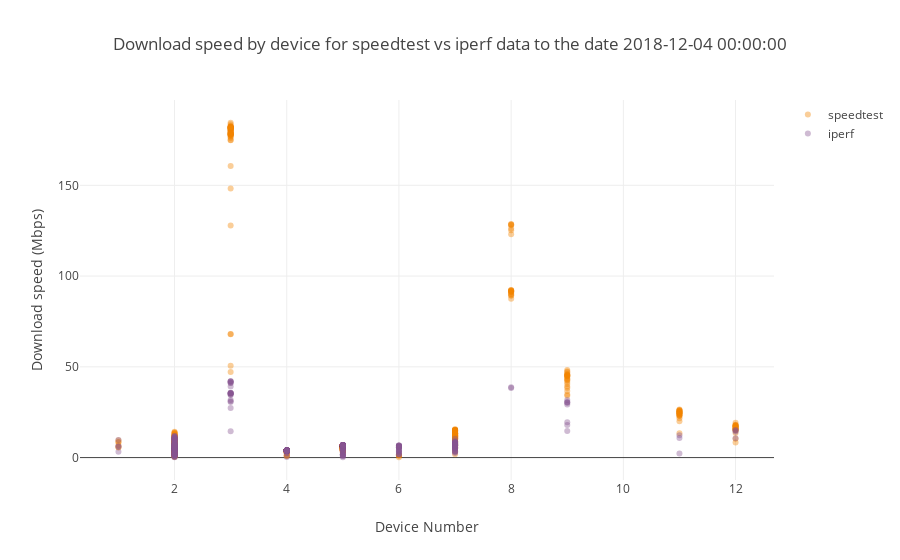

This figure's notebook cell:
### Markdown cell above
![](images/grafana-speedtest1.png)

### Code cell
t="Download speed by device for speedtest vs iperf data"+title_tail
scatterplot_2groups(title=t,dataframe1=download_df1,dataframe2=download_df2,
                    plot_value="DOWNLOAD",ytitle="Download speed (Mbps)")

### Figure 1 — Plotly figure (JSON) as saved in the notebook; plotly's stock layout.template omitted (floating-point values rounded to 4 significant figures; data arrays with more than 128 entries replaced by an {"elided": "..."} marker saying what was removed)
{"data": [{"marker": {"color": "#F38400", "opacity": 0.4}, "mode": "markers", "name": "speedtest", "type": "scatter", "uid": "1fda9d62-a73c-4595-a578-05062f64c844", "x": {"elided": "883 int values"}, "y": {"elided": "883 float values"}}, {"marker": {"color": "#875692", "opacity": 0.4}, "mode": "markers", "name": "iperf", "type": "scatter", "uid": "92aa83f1-1b29-4511-a73f-92f868a94029", "x": {"elided": "376 int values"}, "y": {"elided": "376 float values"}}], "layout": {"title": {"text": "Download speed by device for speedtest vs iperf data to the date 2018-12-04 00:00:00"}, "xaxis": {"title": {"text": "Device Number"}}, "yaxis": {"title": {"text": "Download speed (Mbps)"}}}}
